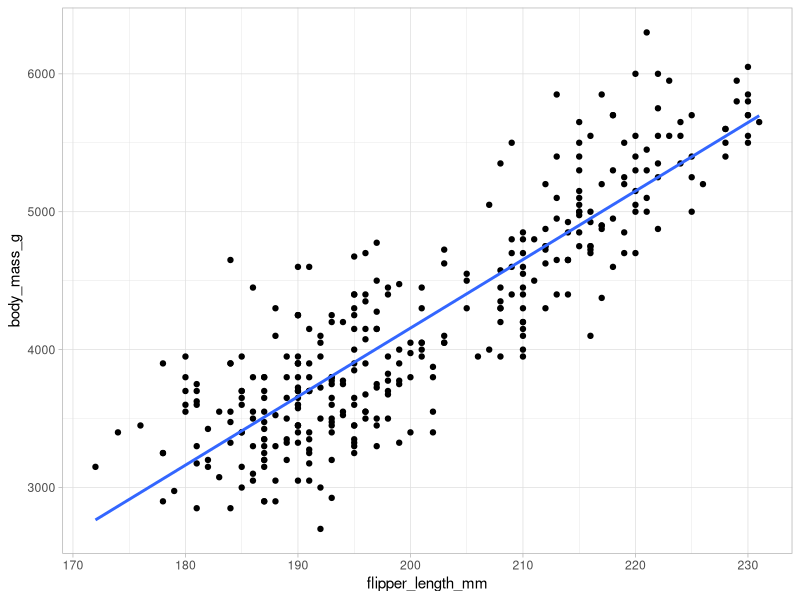
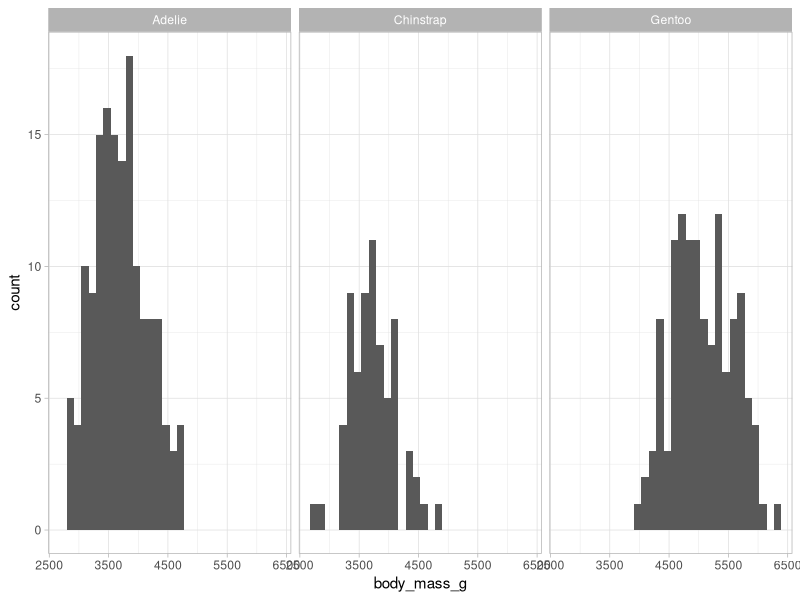

These figures' R source, in order:
## ---- chunk 1
library(readxl)
library(ggplot2)
library(carData)
library(palmerpenguins)
## ---- chunk 2
ggplot(penguins, aes(flipper_length_mm, body_mass_g)) + geom_point() + geom_smooth(method = "lm", se = FALSE) + theme_light()
## ---- chunk 3
#El primer argumento que se imprime es el intercepto
# y el segundo es la pendiente
lm(body_mass_g~flipper_length_mm, data = penguins)
## ---- chunk 4
ggplot(penguins, aes(body_mass_g)) + geom_histogram() + facet_wrap(vars(species)) + theme_light()
## ---- chunk 5
lm(body_mass_g ~ species, data = penguins)
# Podemos notar que nos falta una variable categórica, esto se resuelve agregando un 0
lm(body_mass_g ~ species + 0, data = penguins)
